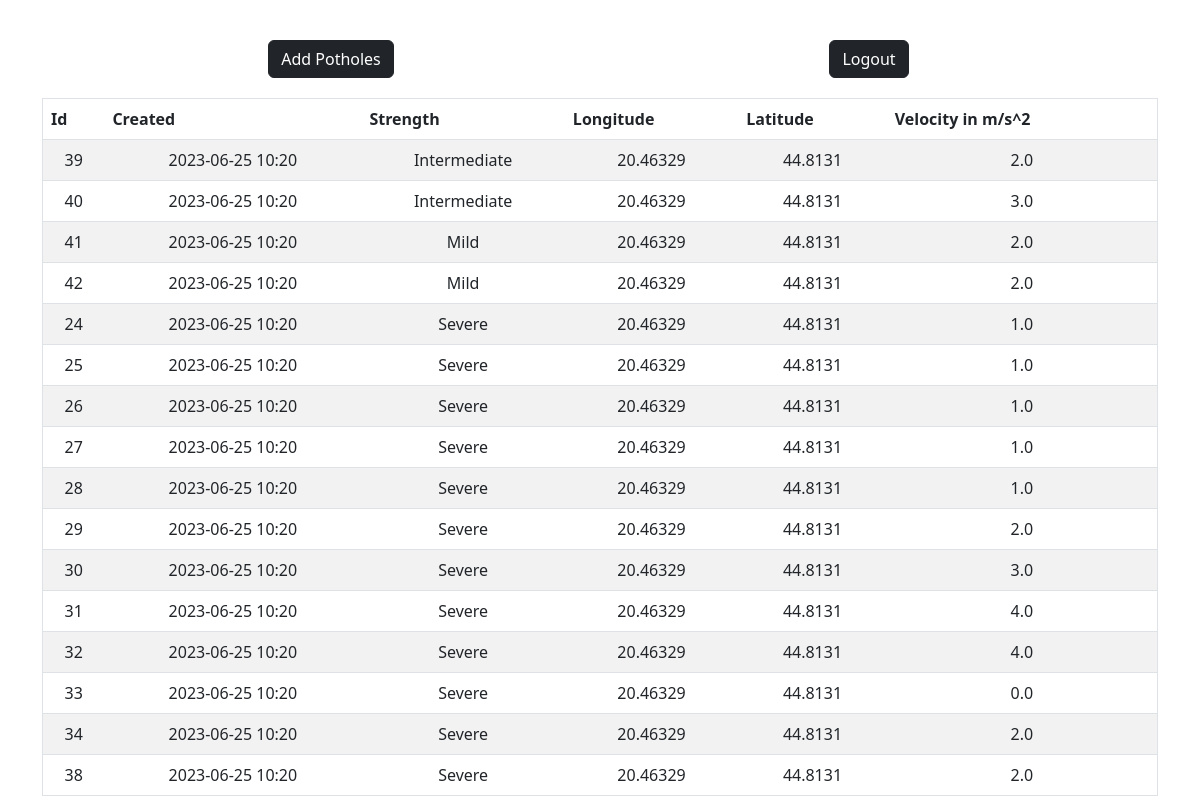
Before: /userpage with the older database file.
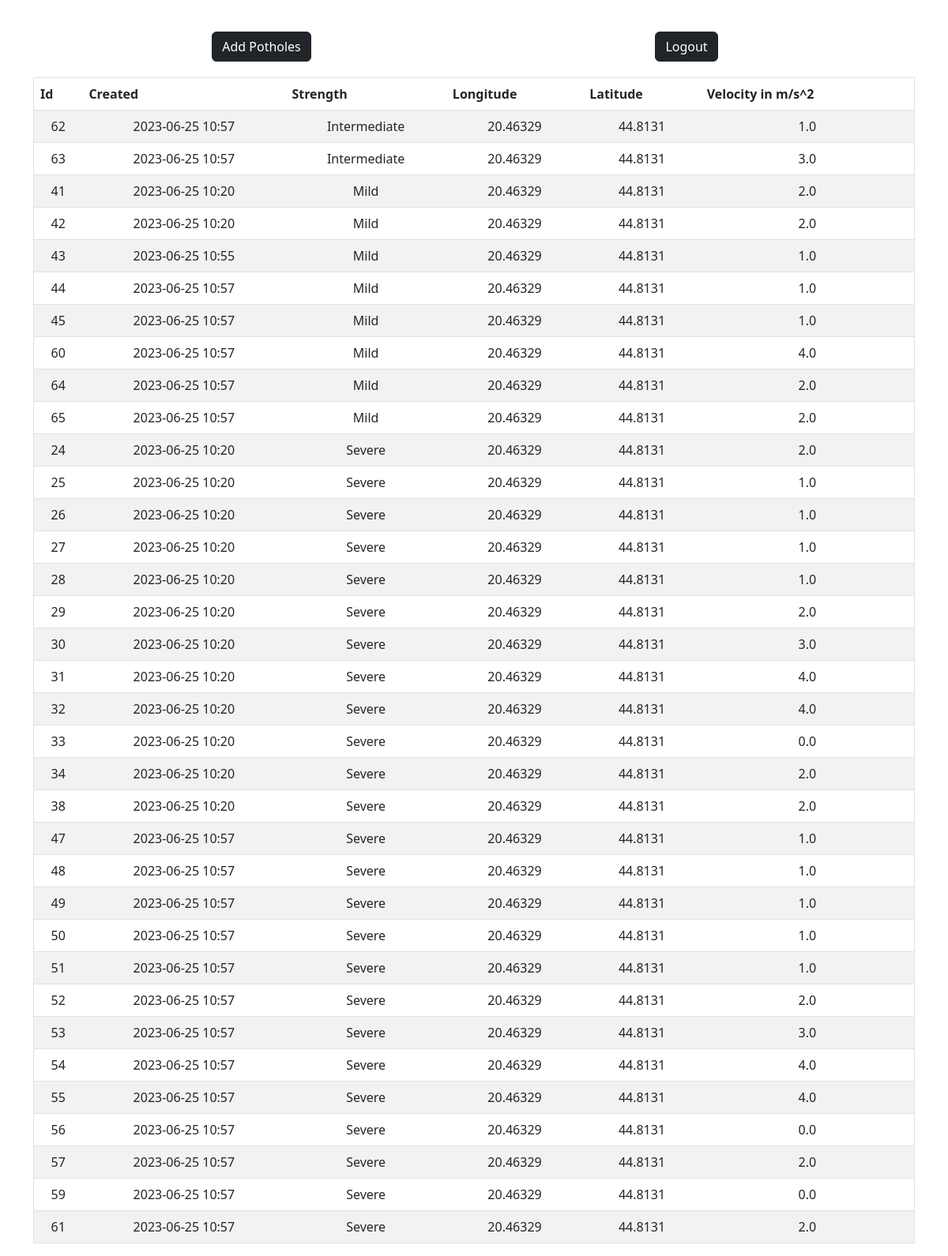
After: the same page with the newer database file.
### app.py (models this page shows, shortened)
class Pothole(db.Model):
    id = db.Column(db.Integer, primary_key=True)
    longitude = db.Column(db.Float, nullable=False)
    latitude = db.Column(db.Float, nullable=False)
    accel = db.Column(db.Float, nullable=False)
    strength = db.Column(db.String, nullable=False)
    datetime = db.Column(db.DateTime, default=datetime.utcnow)

### app.py (the view)
@app.route('/userpage', methods=['GET','POST'])
def userpage():
    if request.method == 'POST':
        potholes_to_add = []
        with open('server/accelerometer.txt', 'r') as file1, open('server/gyroscope.txt', 'r') as file2, open('server/location.txt', 'r') as file3:
            for line1, line2, line3 in zip(file1, file2, file3):
                adict = ast.literal_eval(line1)
                gdict = ast.literal_eval(line2)
                ldict = ast.literal_eval(line3)
                total_acceleration = abs(float(gdict['x'])) + abs(float(gdict['y'])) + abs(float(gdict['z']))
                if 1.5 < total_acceleration < 3:
                    accel = round(math.sqrt(float(adict['z'])**2 + float(adict['x'])**2 + float(adict['y'])**2) * 0.1)
                    long = float(ldict['longitude'])
                    lat = float(ldict['latitude'])
                    new_pothole = Pothole(strength='Mild', accel=accel, longitude=long, latitude=lat)
                    potholes_to_add.append(new_pothole)
                elif 3 <= total_acceleration < 6:
                    accel = round(math.sqrt(float(adict['z'])**2 + float(adict['x'])**2 + float(adict['y'])**2) * 0.1)
                    long = float(ldict['longitude'])
                    lat = float(ldict['latitude'])
                    new_pothole = Pothole(strength='Intermediate', accel=accel, longitude=long, latitude=lat)
                    potholes_to_add.append(new_pothole)
                elif total_acceleration >= 6:
                    accel = round(math.sqrt(float(adict['z'])**2 + float(adict['x'])**2 + float(adict['y'])**2) * 0.1)
                    long = float(ldict['longitude'])
                    lat = float(ldict['latitude'])
                    new_pothole = Pothole(strength='Severe', accel=accel, longitude=long, latitude=lat)
                    potholes_to_add.append(new_pothole)
                else:
                    pass
        for pothole in potholes_to_add:
            try:
                db.session.add(pothole)
            except:
                return "There was an issue adding your pothole"
        db.session.commit()
        return redirect('/userpage')
    else:
        potholes = Pothole.query.order_by(Pothole.strength).all()
        return render_template('userpage.html', potholes = potholes)

### templates/userpage.html (shortened to what this page needs)
{% extends 'base.html' %}
{% block body %}
<div class="container">
    <div class="column1">
        <div class="buttons_display">
            <form action="/userpage" method="POST">
                <button type="submit" class="btn btn-dark" style="display: inline-block;">Add
                    Potholes</button>
            </form>
            <form action="/logout">
                <button type="submit" class="btn btn-dark"
                    style="display: inline-block;">Logout</button>
            </form>
        </div>
    </div>
    <div class="column2">
        <table class="table table-striped">
            <thead>
                <tr>
                    <th scope="col">Id</th>
                    <th scope="col">Created</th>
                    <th scope="col">Strength</th>
                    <th scope="col">Longitude</th>
                    <th scope="col">Latitude</th>
                    <th scope="col">Velocity in m/s^2</th>
                </tr>
            </thead>
            <tbody>
                {% for pothole in potholes %}
                <tr>
                    <td>{{ pothole.id }}</td>
                    <td>{{ pothole.datetime.strftime("%Y-%m-%d %H:%M") }}</td>
                    <td>{{ pothole.strength }}</td>
                    <td>{{ pothole.longitude }}</td>
                    <td>{{ pothole.latitude }}</td>
                    <td>{{ pothole.accel }}</td>
                </tr>
                {% endfor %}
            </tbody>
        </table>
    </div>
</div>
{% endblock %}

Changed rows visible on the page:
removed Pothole: id "39", datetime "2023-06-25 10:20", strength "Intermediate", longitude "20.46329", latitude "44.8131", accel "2.0"
removed Pothole: id "40", datetime "2023-06-25 10:20", strength "Intermediate", longitude "20.46329", latitude "44.8131", accel "3.0"
added Pothole: id "62", datetime "2023-06-25 10:57", strength "Intermediate", longitude "20.46329", latitude "44.8131", accel "1.0"
added Pothole: id "63", datetime "2023-06-25 10:57", strength "Intermediate", longitude "20.46329", latitude "44.8131", accel "3.0"
added Pothole: id "43", datetime "2023-06-25 10:55", strength "Mild", longitude "20.46329", latitude "44.8131", accel "1.0"
added Pothole: id "44", datetime "2023-06-25 10:57", strength "Mild", longitude "20.46329", latitude "44.8131", accel "1.0"
added Pothole: id "45", datetime "2023-06-25 10:57", strength "Mild", longitude "20.46329", latitude "44.8131", accel "1.0"
added Pothole: id "60", datetime "2023-06-25 10:57", strength "Mild", longitude "20.46329", latitude "44.8131", accel "4.0"
added Pothole: id "64", datetime "2023-06-25 10:57", strength "Mild", longitude "20.46329", latitude "44.8131", accel "2.0"
added Pothole: id "65", datetime "2023-06-25 10:57", strength "Mild", longitude "20.46329", latitude "44.8131", accel "2.0"
changed Pothole id 24: accel "1.0" → "2.0"
added Pothole: id "47", datetime "2023-06-25 10:57", strength "Severe", longitude "20.46329", latitude "44.8131", accel "1.0"
added Pothole: id "48", datetime "2023-06-25 10:57", strength "Severe", longitude "20.46329", latitude "44.8131", accel "1.0"
added Pothole: id "49", datetime "2023-06-25 10:57", strength "Severe", longitude "20.46329", latitude "44.8131", accel "1.0"
added Pothole: id "50", datetime "2023-06-25 10:57", strength "Severe", longitude "20.46329", latitude "44.8131", accel "1.0"
added Pothole: id "51", datetime "2023-06-25 10:57", strength "Severe", longitude "20.46329", latitude "44.8131", accel "1.0"
added Pothole: id "52", datetime "2023-06-25 10:57", strength "Severe", longitude "20.46329", latitude "44.8131", accel "2.0"
added Pothole: id "53", datetime "2023-06-25 10:57", strength "Severe", longitude "20.46329", latitude "44.8131", accel "3.0"
added Pothole: id "54", datetime "2023-06-25 10:57", strength "Severe", longitude "20.46329", latitude "44.8131", accel "4.0"
added Pothole: id "55", datetime "2023-06-25 10:57", strength "Severe", longitude "20.46329", latitude "44.8131", accel "4.0"
added Pothole: id "56", datetime "2023-06-25 10:57", strength "Severe", longitude "20.46329", latitude "44.8131", accel "0.0"
added Pothole: id "57", datetime "2023-06-25 10:57", strength "Severe", longitude "20.46329", latitude "44.8131", accel "2.0"
added Pothole: id "59", datetime "2023-06-25 10:57", strength "Severe", longitude "20.46329", latitude "44.8131", accel "0.0"
added Pothole: id "61", datetime "2023-06-25 10:57", strength "Severe", longitude "20.46329", latitude "44.8131", accel "2.0"
